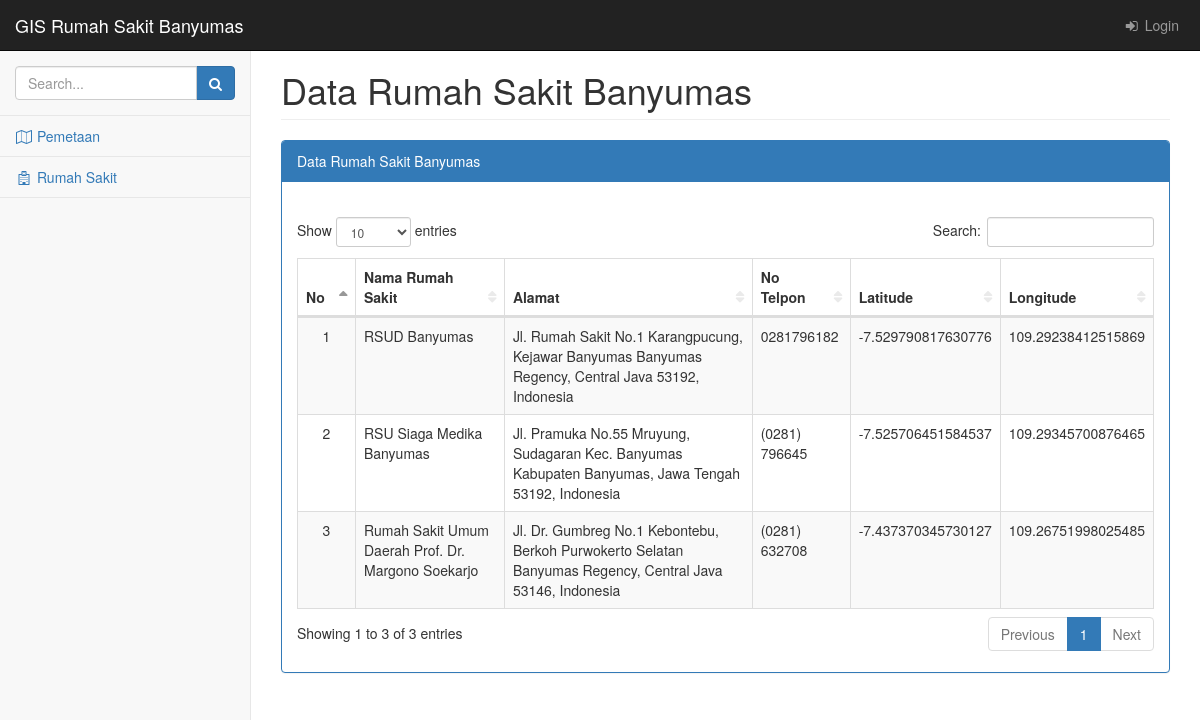
The page /index.php/rumkit on the database its author committed.
### tables this page shows
CREATE TABLE `tbl_rumkit` (
  `id_rumkit` int(11) NOT NULL,
  `nama_rumkit` varchar(50) DEFAULT NULL,
  `no_telpon` varchar(15) DEFAULT NULL,
  `alamat` varchar(255) DEFAULT NULL,
  `latitude` varchar(20) DEFAULT NULL,
  `longitude` varchar(20) DEFAULT NULL,
  `deskripsi` text DEFAULT NULL
);

### application/views/rumkit/v_lists.php (the view, shortened to what the rows shown need)
<div class="col-lg-12">
    <div class="panel panel-primary">
        <div class="panel-body">
            <div class="table-responsive">
                <table class="table table-striped table-bordered table-hover" id="dataTables-example">
                    <thead>
                        <tr>
                            <th>No</th>
                            <th>Nama Rumah Sakit</th>
                            <th>Alamat</th>
                            <th>No Telpon</th>
                            <th>Latitude</th>
                            <th>Longitude</th>
                        </tr>
                    </thead>
                    <tbody>
                    <?php $num=1; foreach ($rumkit as $key => $value) { ?>
                        <tr>
                            <td align='center'><?= $num++; ?></td>
                            <td><?= $value->nama_rumkit ?></td>
                            <td><?= $value->alamat ?></td>
                            <td><?= $value->no_telpon ?></td>
                            <td><?= $value->latitude ?></td>
                            <td><?= $value->longitude ?></td>
                        </tr>
                    <?php } ?>
                    </tbody>
                </table>
            </div>
        </div>
    </div>

### rows shown on the page
tbl_rumkit: nama_rumkit "RSUD Banyumas", alamat "Jl. Rumah Sakit No.1 Karangpucung, Kejawar Banyumas Banyumas Regency, Central Java 53192, Indonesia", no_telpon "0281796182", latitude "-7.529790817630776", longitude "109.29238412515869"
tbl_rumkit: nama_rumkit "RSU Siaga Medika Banyumas", alamat "Jl. Pramuka No.55 Mruyung, Sudagaran Kec. Banyumas Kabupaten Banyumas, Jawa Tengah 53192, Indonesia", no_telpon "(0281) 796645", latitude "-7.525706451584537", longitude "109.29345700876465"
tbl_rumkit: nama_rumkit "Rumah Sakit Umum Daerah Prof. Dr. Margono Soekarjo", alamat "Jl. Dr. Gumbreg No.1 Kebontebu, Berkoh Purwokerto Selatan Banyumas Regency, Central Java 53146, Indonesia", no_telpon "(0281) 632708", latitude "-7.437370345730127", longitude "109.26751998025485"

### other values the page prints
$title "Data Rumah Sakit Banyumas"
